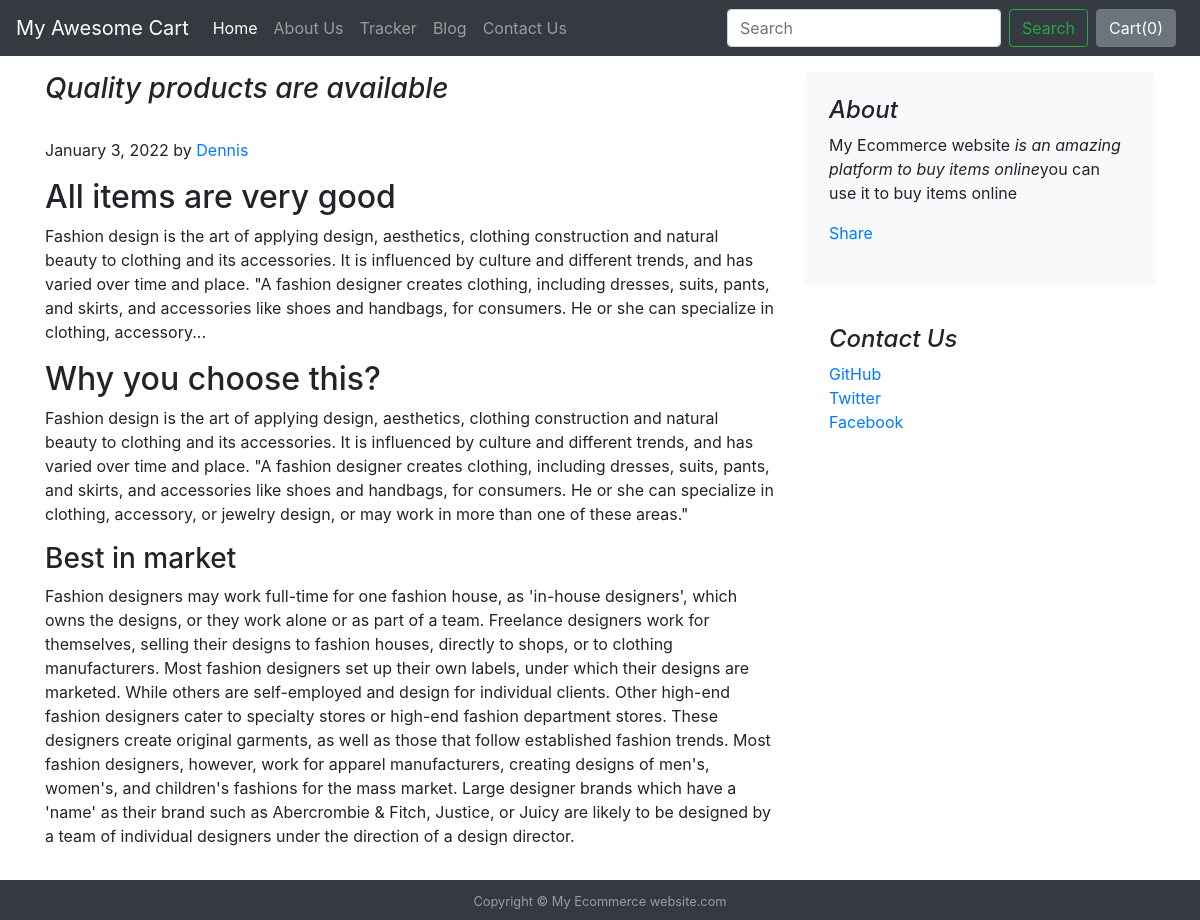
The app's page /blog/blogpost/4 with its own data.
### blog/models.py (models this page shows)
class Blogpost(models.Model):
    post_id = models.AutoField(primary_key = True)
    title = models.CharField(max_length=100)
    head1 = models.CharField(max_length=500,default="")
    content_head1 = models.CharField(max_length=1000, default="")
    head2 = models.CharField(max_length=500,default="")
    content_head2 = models.CharField(max_length=1000, default="")
    head3 = models.CharField(max_length=500,default="")
    content_head3 = models.CharField(max_length=1000, default="")
    pub_date = models.DateField()
    thumbnail = models.ImageField(upload_to="shop/images", default="")
    def __str__(self):
        return self.title

### blog/views.py (the view)
# urls.py: path('blogpost/<int:id>', views.blogpost, name="BlogPost"),
def blogpost(request,id):
    post = Blogpost.objects.filter(post_id = id)[0]
    print(post)
    return render(request, 'blog/blogpost.html',{'post':post})

### blog/templates/blog/blogpost.html (shortened to what this page needs)
{% extends 'shop/basic.html' %}
{% block body %}
<div class="container my-3">
    <div class="row">
    <div class="col-md-8 blog-main">
      <h3 class="pb-4  font-italic ">
        {{post.title}}
      </h3>
        <p class="blog-post-meta">January 3, 2022 by <a href="#">Dennis</a></p>
      <div class="blog-post my-2">
        <h2 class="blog-post-title">{{post.head1}}</h2>
        <p>{{post.content_head1}}</p>
        <h2>{{post.head2}}</h2>
        <p>{{post.content_head2}}</p>
          <h3>{{post.head3}}</h3>
        <p>{{post.content_head3}}</p>
      </div>
    </div>
    <aside class="col-md-4 blog-sidebar">
      <div class="p-4 mb-3 bg-light rounded">
        <h4 class="font-italic">About</h4>
        <p class="mb-0">My Ecommerce website <em>is an amazing platform to buy items online</em>you can use it to buy items online</p>
<div class="fb-share-button my-3" data-href="http://127.0.0.1:8000/blog/blogpost/{{post.post_id}}" data-layout="button_count" data-size="large"><a target="_blank" href="https://www.facebook.com/sharer/sharer.php?u=http%3A%2F%2F127.0.0.1%3A8000%2Fblog%2Fblogpost%2F5&amp;src=sdkpreparse" class="fb-xfbml-parse-ignore">Share</a></div>
      </div>
      <div class="p-4">
        <h4 class="font-italic">Contact Us</h4>
        <ol class="list-unstyled">
          <li><a href="#">GitHub</a></li>
          <li><a href="#">Twitter</a></li>
          <li><a href="#">Facebook</a></li>
        </ol>
      </div>
    </aside>
  </div>
</div>
<footer id="sticky-footer" class="flex-shrink-0 mt-2 py-2 bg-dark text-white-50">
    <div class="container text-center">
      <small>Copyright © My Ecommerce website.com</small>
    </div>
  </footer>
{% endblock %}

### records on screen
Blogpost: title "Quality products are available", head1 "All items are very good", content_head1 "Fashion design is the art of applying design, aesthetics, clothing construction and natural beauty to clothing and its accessories. It is influenced by culture and different trends, and has varied over time and place. \"A fashion designer creates clothing, including dresses, suits, pants, and skirts, and accessories like shoes and handbags, for consumers. He or she can specialize in clothing, accessory...", head2 "Why you choose this?", content_head2 "Fashion design is the art of applying design, aesthetics, clothing construction and natural beauty to clothing and its accessories. It is influenced by culture and different trends, and has varied over time and place. \"A fashion designer creates clothing, including dresses, suits, pants, and skirts, and accessories like shoes and handbags, for consumers. He or she can specialize in clothing, accessory, or jewelry design, or may work in more than one of these areas.\"", head3 "Best in market", content_head3 "Fashion designers may work full-time for one fashion house, as 'in-house designers', which owns the designs, or they work alone or as part of a team. Freelance designers work for themselves, selling their designs to fashion houses, directly to shops, or to clothing manufacturers. Most fashion designers set up their own labels, under which their designs are marketed. While others are self-employed and design for individual clients. Other high-end fashion designers cater to specialty stores or high-end fashion department stores. These designers create original garments, as well as those that follow established fashion trends. Most fashion designers, however, work for apparel manufacturers,…"
